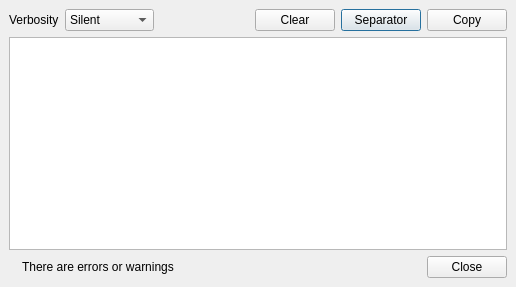
<?xml version="1.0" encoding="UTF-8"?>
<ui version="4.0">
 <class>LogViewerDialog</class>
 <widget class="QDialog" name="LogViewerDialog">
  <property name="geometry">
   <rect>
    <x>0</x>
    <y>0</y>
    <width>516</width>
    <height>287</height>
   </rect>
  </property>
  <property name="windowTitle">
   <string>Log Viewer</string>
  </property>
  <layout class="QGridLayout">
   <property name="leftMargin">
    <number>9</number>
   </property>
   <property name="topMargin">
    <number>9</number>
   </property>
   <property name="rightMargin">
    <number>9</number>
   </property>
   <property name="bottomMargin">
    <number>9</number>
   </property>
   <property name="spacing">
    <number>6</number>
   </property>
   <item row="0" column="1">
    <widget class="QComboBox" name="verbosity_cbx">
     <item>
      <property name="text">
       <string>Silent</string>
      </property>
     </item>
     <item>
      <property name="text">
       <string>Information</string>
      </property>
     </item>
     <item>
      <property name="text">
       <string>Details</string>
      </property>
     </item>
     <item>
      <property name="text">
       <string>Verbose</string>
      </property>
     </item>
     <item>
      <property name="text">
       <string>Noisy</string>
      </property>
     </item>
    </widget>
   </item>
   <item row="0" column="4">
    <widget class="QPushButton" name="separator_pb">
     <property name="text">
      <string>Separator</string>
     </property>
    </widget>
   </item>
   <item row="0" column="5">
    <widget class="QPushButton" name="copy_pb">
     <property name="text">
      <string>Copy</string>
     </property>
    </widget>
   </item>
   <item row="0" column="3">
    <widget class="QPushButton" name="clear_pb">
     <property name="text">
      <string>Clear</string>
     </property>
    </widget>
   </item>
   <item row="0" column="0">
    <widget class="QLabel" name="verbosity_label">
     <property name="text">
      <string>Verbosity</string>
     </property>
    </widget>
   </item>
   <item row="1" column="0" colspan="6">
    <widget class="QListView" name="log_view">
     <property name="iconSize">
      <size>
       <width>16</width>
       <height>16</height>
      </size>
     </property>
     <property name="isWrapping" stdset="0">
      <bool>false</bool>
     </property>
     <property name="resizeMode">
      <enum>QListView::Adjust</enum>
     </property>
     <property name="uniformItemSizes">
      <bool>true</bool>
     </property>
     <property name="wordWrap">
      <bool>false</bool>
     </property>
    </widget>
   </item>
   <item row="0" column="2">
    <spacer>
     <property name="orientation">
      <enum>Qt::Horizontal</enum>
     </property>
     <property name="sizeHint" stdset="0">
      <size>
       <width>101</width>
       <height>0</height>
      </size>
     </property>
    </spacer>
   </item>
   <item row="2" column="0" colspan="6">
    <widget class="QFrame" name="frame">
     <property name="frameShape">
      <enum>QFrame::NoFrame</enum>
     </property>
     <property name="frameShadow">
      <enum>QFrame::Raised</enum>
     </property>
     <layout class="QHBoxLayout" name="horizontalLayout">
      <property name="leftMargin">
       <number>0</number>
      </property>
      <property name="topMargin">
       <number>0</number>
      </property>
      <property name="rightMargin">
       <number>0</number>
      </property>
      <property name="bottomMargin">
       <number>0</number>
      </property>
      <item>
       <widget class="QFrame" name="attn_frame">
        <property name="frameShape">
         <enum>QFrame::NoFrame</enum>
        </property>
        <property name="frameShadow">
         <enum>QFrame::Raised</enum>
        </property>
        <layout class="QHBoxLayout" name="horizontalLayout_2">
         <property name="leftMargin">
          <number>0</number>
         </property>
         <property name="topMargin">
          <number>0</number>
         </property>
         <property name="rightMargin">
          <number>0</number>
         </property>
         <property name="bottomMargin">
          <number>0</number>
         </property>
         <item>
          <widget class="QLabel" name="label_3">
           <property name="text">
            <string/>
           </property>
           <property name="pixmap">
            <pixmap resource="layResources.qrc">:/warn_16.png</pixmap>
           </property>
          </widget>
         </item>
         <item>
          <widget class="QLabel" name="label_2">
           <property name="text">
            <string>There are errors or warnings</string>
           </property>
          </widget>
         </item>
        </layout>
       </widget>
      </item>
      <item>
       <widget class="QDialogButtonBox" name="buttonBox">
        <property name="orientation">
         <enum>Qt::Horizontal</enum>
        </property>
        <property name="standardButtons">
         <set>QDialogButtonBox::Close</set>
        </property>
       </widget>
      </item>
     </layout>
    </widget>
   </item>
  </layout>
 </widget>
 <tabstops>
  <tabstop>verbosity_cbx</tabstop>
  <tabstop>clear_pb</tabstop>
  <tabstop>separator_pb</tabstop>
  <tabstop>copy_pb</tabstop>
  <tabstop>log_view</tabstop>
 </tabstops>
 <resources>
  <include location="layResources.qrc"/>
 </resources>
 <connections>
  <connection>
   <sender>buttonBox</sender>
   <signal>accepted()</signal>
   <receiver>LogViewerDialog</receiver>
   <slot>accept()</slot>
   <hints>
    <hint type="sourcelabel">
     <x>248</x>
     <y>254</y>
    </hint>
    <hint type="destinationlabel">
     <x>157</x>
     <y>274</y>
    </hint>
   </hints>
  </connection>
  <connection>
   <sender>buttonBox</sender>
   <signal>rejected()</signal>
   <receiver>LogViewerDialog</receiver>
   <slot>reject()</slot>
   <hints>
    <hint type="sourcelabel">
     <x>316</x>
     <y>260</y>
    </hint>
    <hint type="destinationlabel">
     <x>286</x>
     <y>274</y>
    </hint>
   </hints>
  </connection>
 </connections>
</ui>
